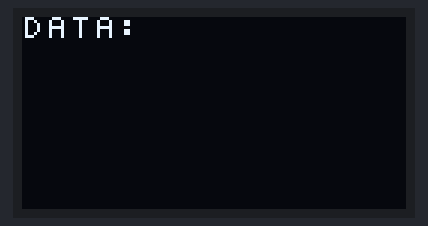
The sketch below on a simulated ESP8266 (NodeMCU). Shown: 128×64 one-colour display. Wiring (inferred from the names in the program): SSD1306 OLED at I2C address 0x3C. WiFi joins after 1.5 s; servers stay silent unless stated; uploads are accepted with an empty reply; what the sketch prints to the serial monitor is not drawn.

Above: at 1.9 s.
At 3.3 s:
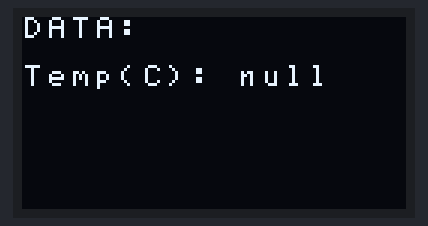

The sketch:

simple_wug_oled.ino
```cpp
// (licence header left out)
#include <ESP8266WiFi.h>
#include <ArduinoJson.h>
#include <Wire.h>
#include "util.h"

const char* ssid     = "YOUR_SSID";
const char* password = "YOUR_PASSWORD";

#define WU_API_KEY "YOUR_WU_API_KEY"
#define WU_LOCATION "Australia/Sydney"
#define WU_URL "api.wunderground.com"

WiFiClient client;
static char respBuffer[4096];

void setup()
{
  Serial.begin(115200);
  Serial.setDebugOutput(true);

  Serial.println();
  Serial.println();
  Serial.print("Connecting to ");
  Serial.println(ssid);

  WiFi.begin(ssid, password);

  while (WiFi.status() != WL_CONNECTED)
  {
    delay(500);
    Serial.print(".");
  }

  Wire.begin();
  displayInit();                // initialze OLED display
  displayClear();               // clear the display
  setTextXY(0,0);               // Set the cursor position to 0th page (row), 0th column
  displayString("DATA:");

  Serial.println("");
  Serial.println("WiFi connected");
  Serial.println("IP address: ");
  Serial.println(WiFi.localIP());
}

String data;

void loop()
{
  getData();
  printData(data);
  delay(10000);
}

void getData()
{
  const char request[] =
    "GET /api/" WU_API_KEY "/conditions/q/" WU_LOCATION ".json HTTP/1.1\r\n"
    "User-Agent: ESP8266/0.1\r\n"
    "Accept: */*\r\n"
    "Host: " WU_URL "\r\n"
    "Connection: close\r\n"
    "\r\n";
  Serial.println(request);
  client.connect(WU_URL, 80);
  client.print(request);
  client.flush();
  delay(1000);

  uint16_t index = 0;
  while(client.connected())
  {
    if(client.available())
    {
      respBuffer[index++] = client.read();
      delay(1);
    }
  }
  client.stop();
  char * json = strchr(respBuffer,'{');

  DynamicJsonBuffer jBuffer;
  JsonObject& root = jBuffer.parseObject(json);
  JsonObject& current = root["current_observation"];
  String temp_c = current["temp_c"];
  String weather = current["weather"];
  data = "Temp(C): "+temp_c;//+"\nWeather: "+weather;
  Serial.println(data);
}

void printData(String data)
{
  setTextXY(2,0);
  char __data[sizeof(data)];
  data.toCharArray(__data, sizeof(__data));
  displayString(__data);
}

void sendData(unsigned char data)
{
  Wire.beginTransmission(I2C_ADDRESS);  // begin I2C transmission
  Wire.write(CMD_MODE_DATA);            // set mode: data
  Wire.write(data);
  Wire.endTransmission();               // stop I2C transmission
}

void sendCommand(unsigned char command)
{
  Wire.beginTransmission(I2C_ADDRESS);  // begin I2C communication
  Wire.write(CMD_MODE_COMMAND);         // set mode: command
  Wire.write(command);
  Wire.endTransmission();               // End I2C communication
}

void displayInit()
{
  sendCommand(CMD_DISPLAY_OFF); //DISPLAYOFF
  sendCommand(0x8D);            //CHARGEPUMP Charge pump setting
  sendCommand(0x14);            //CHARGEPUMP Charge pump enable
  sendCommand(0xA1);            //SEGREMAP   Mirror screen horizontally (A0)
  sendCommand(0xC8);            //COMSCANDEC Rotate screen vertically (C0)
}

void setTextXY(unsigned char row, unsigned char col)
{
    sendCommand(0xB0 + row);                //set page address
    sendCommand(0x00 + (8*col & 0x0F));     //set column lower address
    sendCommand(0x10 + ((8*col>>4)&0x0F));  //set column higher address
}

void displayString(const char *str)
{
    unsigned char i=0, j=0, c=0;
    while(str[i])
    {
      c = str[i++];
      if(c < 32 || c > 127) //Ignore non-printable ASCII characters. This can be modified for multilingual font.
      {
        c=' '; //Space
      }
      for(j=0;j<8;j++)
      {
         //read bytes from code memory
         sendData(pgm_read_byte(&BasicFont[c-32][j])); //font array starts at 0, ASCII starts at 32. Hence the translation
      }
    }
}

void displayClear()
{
  unsigned char i=0, j=0;
  sendCommand(CMD_DISPLAY_OFF);     //display off
  for(j=0;j<8;j++)
  {
    setTextXY(j,0);
    {
      for(i=0;i<16;i++)  //clear all columns
      {
        displayString((const char*)" ");
      }
    }
  }
  sendCommand(CMD_DISPLAY_ON);     //display on
  setTextXY(0,0);
}
```

Source omitted: util.h (data table, 4569 bytes)

Measured:
- what the display in image 0 shows lasts 1.4 s, from 1.8 s to 3.2 s
